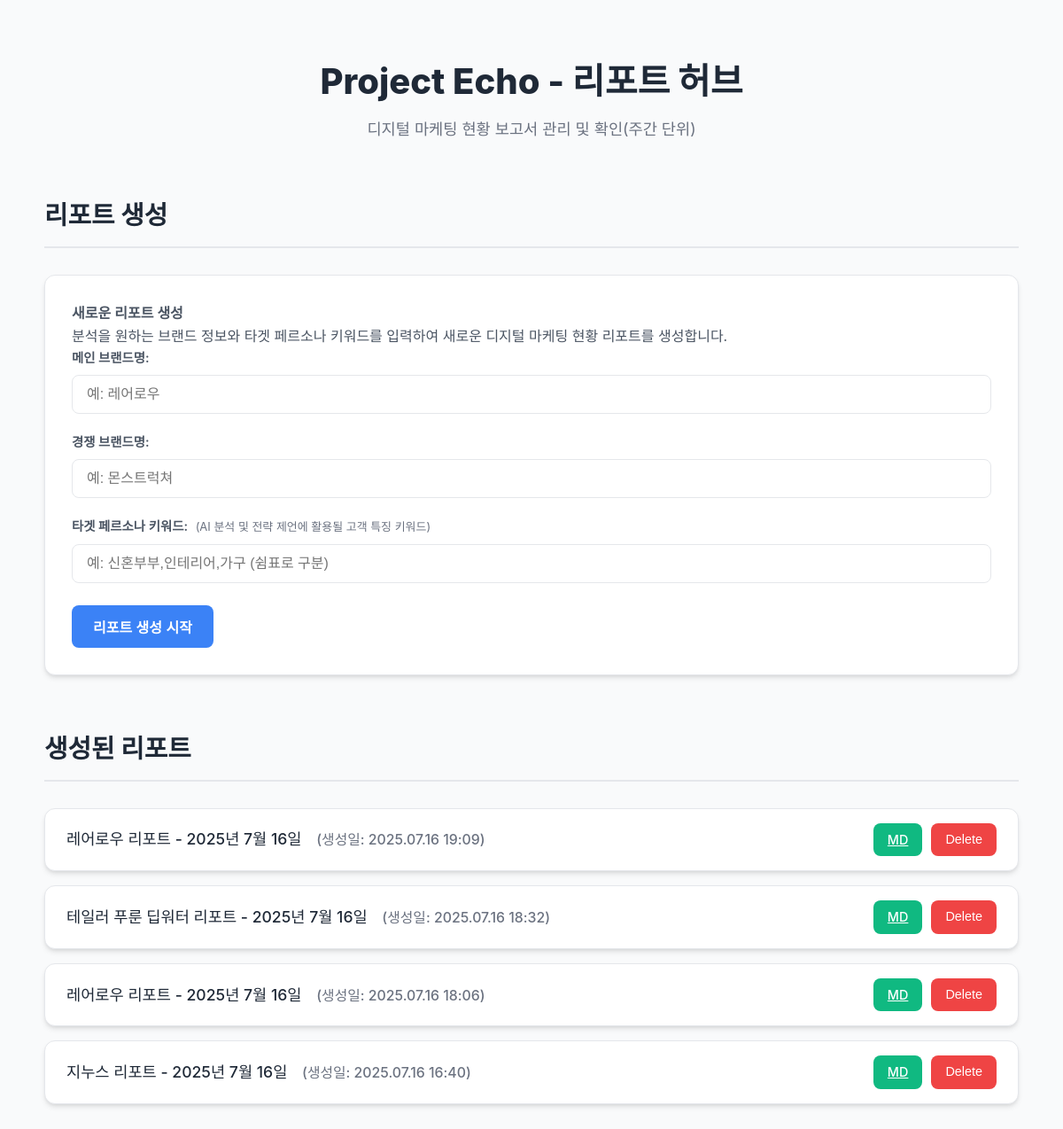
Before: / with the older database file.
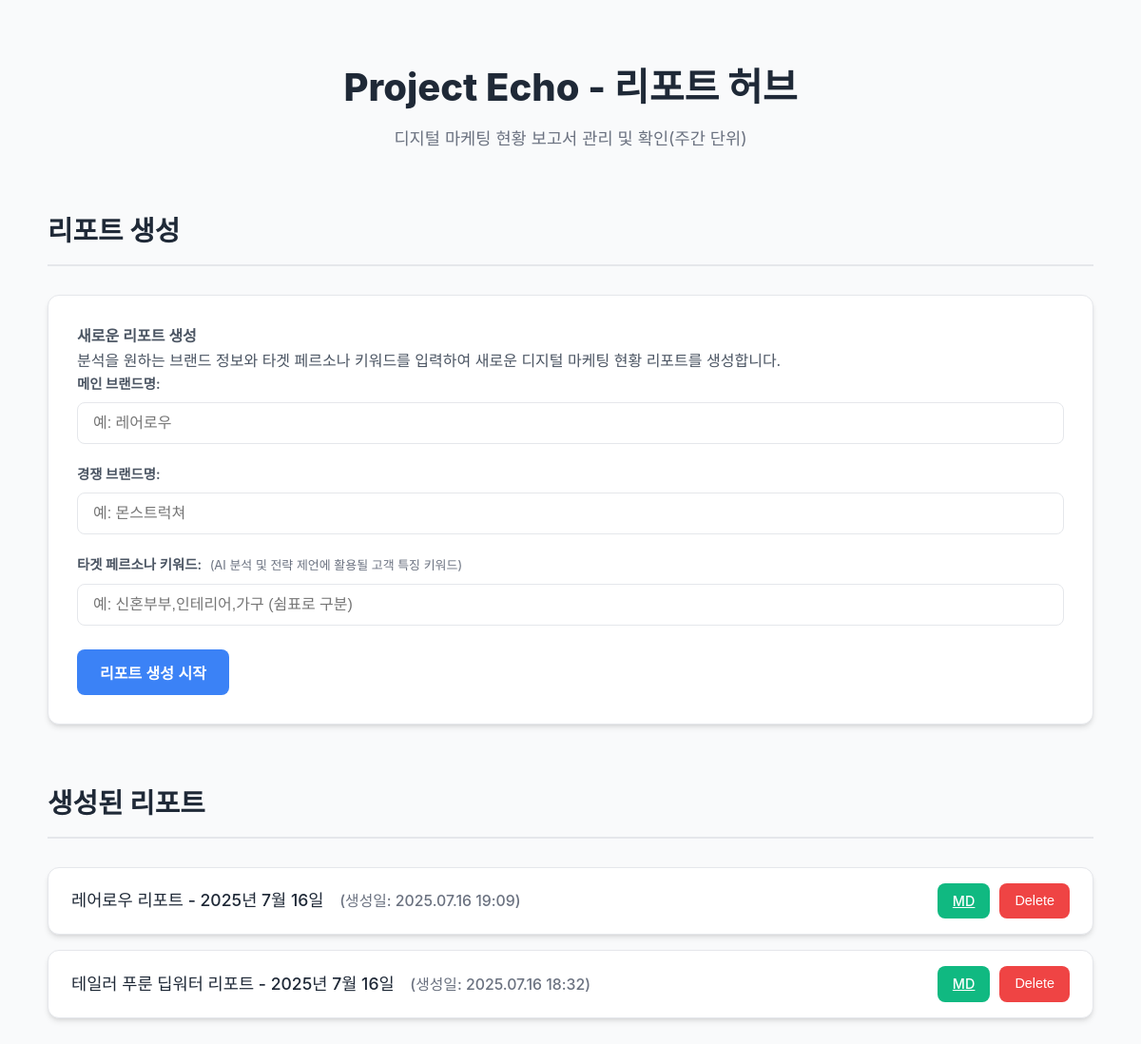
After: the same page with the newer database file.
### reports/models.py (models this page shows, shortened)
class Report(models.Model):
    brand = models.ForeignKey(Brand, on_delete=models.CASCADE, related_name='reports')
    created_at = models.DateTimeField(auto_now_add=True)
    report_date = models.DateField(db_index=True, null=True, blank=True)
    competitor_brand_name = models.CharField(max_length=255, blank=True)
    raw_data = models.JSONField(null=True, blank=True, help_text="Stores all raw data collected from APIs (YouTube, Naver, etc.)")
    report_data = models.JSONField(null=True, blank=True, help_text="The complete, structured report generated by Gemini, following the detailed schema.")
    generated_wordcloud_path = models.CharField(max_length=1024, null=True, blank=True)
    generated_chart_paths = models.JSONField(null=True, blank=True, help_text="Paths to generated chart images")
    class Meta:
        ordering = ['-report_date']
        indexes = [
            models.Index(fields=['brand', 'report_date']),
        ]

class Brand(models.Model):
    BRAND_TYPE_CHOICES = [
        ('main', 'Main Brand'),
        ('competitor', 'Competitor Brand'),
    ]
    name = models.CharField(max_length=255, unique=True)
    brand_type = models.CharField(max_length=10, choices=BRAND_TYPE_CHOICES, default='main')

### reports/views.py (the view)
# urls.py: path('', views.hub_page, name='hub_page'), # New hub page as the root of the app
def hub_page(request):
    reports = Report.objects.all().order_by('-report_date')
    return render(request, 'reports/hub_page.html', {'reports': reports})

### reports/templates/reports/hub_page.html (shortened to what this page needs)
<!DOCTYPE html>
<html lang="ko">
<head>
</head>
<body>
    <div class="container">
        <div class="header">
            <h1 class="page-title">Project Echo - 리포트 허브</h1>
            <p>디지털 마케팅 현황 보고서 관리 및 확인(주간 단위)</p>
        </div>
        <div class="report-section">
            <h2 class="section-title">리포트 생성</h2>
            <div class="card">
                <p class="card-title">새로운 리포트 생성</p>
                <p>분석을 원하는 브랜드 정보와 타겟 페르소나 키워드를 입력하여 새로운 디지털 마케팅 현황 리포트를 생성합니다.</p>
                <form id="report-generation-form" action="{% url 'reports:generate_report' %}" method="post">
                    <div class="form-group">
                        <label for="client_brand">메인 브랜드명:</label>
                        <input type="text" id="client_brand" name="client_brand" placeholder="예: 레어로우" required>
                    </div>
                    <div class="form-group">
                        <label for="competitor_brand">경쟁 브랜드명:</label>
                        <input type="text" id="competitor_brand" name="competitor_brand" placeholder="예: 몬스트럭쳐" required>
                    </div>
                    <div class="form-group">
                        <label for="target_persona_keywords">타겟 페르소나 키워드:
                            <span class="persona-description">(AI 분석 및 전략 제언에 활용될 고객 특징 키워드)</span>
                        </label>
                        <input type="text" id="target_persona_keywords" name="target_persona_keywords" placeholder="예: 신혼부부,인테리어,가구 (쉼표로 구분)" required>
                    </div>
                    <div class="button-group">
                        <button type="submit" class="button" id="generate-report-button">리포트 생성 시작</button>
                    </div>
                </form>
            </div>
        </div>
        <div class="report-section">
            <h2 class="section-title">생성된 리포트</h2>
            {% if reports %}
            <ul class="report-list">
                {% for report in reports %}
                <li id="report-item-{{ report.id }}">
                    <a href="{% url 'reports:report_detail' report.id %}" class="report-item-link">
                        {{ report.brand.name }} 리포트 - {{ report.report_date|date:"Y년 n월 j일" }}
                        <span>(생성일: {{ report.created_at|date:"Y.m.d H:i" }})</span>
                    </a>
                    <div class="report-actions">
                        <a href="{% url 'reports:download_markdown_report' report.id %}" class="download-button" target="_blank">MD</a>
                        <button class="delete-button" data-report-id="{{ report.id }}">Delete</button>
                    </div>
                </li>
                {% endfor %}
            </ul>
            {% else %}
            <div class="card">
                <p>아직 생성된 리포트가 없습니다. 새로운 리포트를 생성해주세요.</p>
            </div>
            {% endif %}
        </div>
    </div>
</body>

### reports/templates/reports/hub_page.html (style rules this page uses)
:root { --primary-color: #3b82f6; --primary-hover-color: #2563eb; --secondary-color: #6b7280; --secondary-hover-color: #4b5563; --danger-color: #ef4444; --danger-hover-color: #dc2626; --success-color: #10b981; --success-hover-color: #059669; --text-primary: #1f2937; --text-secondary: #4b5563; --text-light: #6b7280; --border-color: #e5e7eb; --background-light: #f9fafb; --background-white: #ffffff; --font-family: 'Noto Sans KR', -apple-system, BlinkMacSystemFont, "Segoe UI", Roboto, "Helvetica Neue", Arial, sans-serif; --border-radius: 12px; --shadow: 0 4px 6px -1px rgba(0, 0, 0, 0.1), 0 2px 4px -2px rgba(0, 0, 0, 0.1); --shadow-lg: 0 10px 15px -3px rgba(0, 0, 0, 0.1), 0 4px 6px -4px rgba(0, 0, 0, 0.1); }
body { font-family: var(--font-family); margin: 0; padding: 0; background-color: var(--background-light); color: var(--text-primary); line-height: 1.6; }
.container { max-width: 1100px; margin: 40px auto; padding: 20px 40px; }
.header { text-align: center; margin-bottom: 60px; }
.header h1 { font-size: 2.5em; font-weight: 800; color: var(--text-primary); margin: 0 0 8px 0; }
.header p { font-size: 1.1em; color: var(--text-light); margin: 0; }
.report-section { margin-bottom: 60px; }
.section-title { font-size: 1.8em; font-weight: 700; color: var(--text-primary); padding-bottom: 12px; margin-bottom: 30px; border-bottom: 2px solid var(--border-color); }
.card { background-color: var(--background-white); border: 1px solid var(--border-color); border-radius: var(--border-radius); padding: 30px; margin-bottom: 25px; box-shadow: var(--shadow); transition: transform 0.2s ease-in-out, box-shadow 0.2s ease-in-out; }
.card-title { font-size: 1.25em; font-weight: 600; color: var(--primary-color); margin: 0 0 10px 0; }
.card p { margin: 0; font-size: 1em; color: var(--text-secondary); }
.form-group { margin-bottom: 20px; }
.form-group label { display: block; margin-bottom: 8px; font-weight: 600; color: var(--text-secondary); font-size: 0.9em; }
.form-group input[type="text"] { width: 100%; padding: 12px 16px; border: 1px solid var(--border-color); border-radius: 8px; font-size: 1em; box-sizing: border-box; transition: border-color 0.2s, box-shadow 0.2s; }
.persona-description { color: var(--text-light); font-size: 0.9em; margin-left: 5px; font-weight: normal; }
.button-group { display: flex; gap: 12px; margin-top: 25px; flex-wrap: wrap; }
.button { display: inline-block; padding: 12px 24px; border: none; background-color: var(--primary-color); color: white; text-decoration: none; border-radius: 8px; font-weight: 600; font-size: 1em; cursor: pointer; transition: background-color 0.2s ease, transform 0.2s ease; text-align: center; }
.report-list { list-style: none; padding: 0; display: flex; flex-direction: column; gap: 16px; }
.report-list li { display: flex; align-items: center; background: var(--background-white); border: 1px solid var(--border-color); border-radius: var(--border-radius); padding: 16px 24px; box-shadow: var(--shadow); transition: box-shadow 0.2s ease-in-out; }
.report-item-link { flex-grow: 1; text-decoration: none; color: var(--text-primary); font-size: 1.1em; font-weight: 500; }
.report-item-link span { color: var(--text-light); font-size: 0.9em; margin-left: 12px; }
.report-actions { display: flex; gap: 10px; margin-left: 20px; }
.download-button, .delete-button { padding: 8px 16px; font-size: 0.9em; line-height: 1.5; color: white; border: none; border-radius: 8px; cursor: pointer; font-weight: 500; transition: background-color 0.2s ease, transform 0.2s ease; }
.download-button { background-color: var(--success-color); }
.delete-button { background-color: var(--danger-color); }
.page-title { word-break: keep-all; }

Changed rows visible on the page:
removed Report: brand.name "레어로우", report_date "2025년 7월 16일", created_at "2025.07.16 18:06"
removed Report: brand.name "지누스", report_date "2025년 7월 16일", created_at "2025.07.16 16:40"
